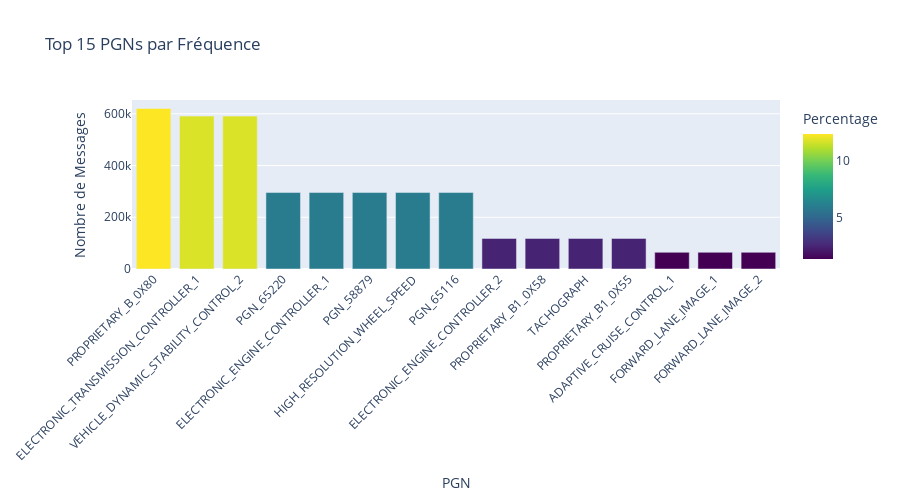

Here is the notebook cell this chart was saved with:
### Markdown cell above
---
## 6. Top PGNs - Les Plus Fréquents

### But
Identifier les PGNs qui dominent le trafic CAN et analyser leur distribution.

### Pourquoi c'est important
- Les PGNs fréquents sont généralement les plus critiques pour le fonctionnement du véhicule
- La distribution de Pareto (80/20) est souvent observée: 20% des PGNs génèrent 80% du trafic
- Permet de prioriser les analyses et la détection d'anomalies

### Statistiques Calculées
- **Moyenne**: Nombre moyen d'occurrences par PGN
- **Médiane**: Valeur centrale (50% des PGNs ont moins d'occurrences)
- **Écart-type**: Mesure de la variabilité

### Code cell
# Top 20 PGNs les plus fréquents
top_pgns = stats['pgn_counts'].most_common(20)

df_pgns = pd.DataFrame(top_pgns, columns=['PGN', 'Count'])
df_pgns['Percentage'] = 100 * df_pgns['Count'] / stats['total_messages']
df_pgns['PGN_name'] = df_pgns['PGN'].apply(lambda x: get_pgn_display_name(x, PGN_NAME_MAPPING))
df_pgns['Cumulative_pct'] = df_pgns['Percentage'].cumsum()

print(f"RÉSULTATS - Top 20 PGNs les Plus Fréquents")
print(f"{'='*60}")
display(df_pgns[['PGN_name', 'PGN', 'Count', 'Percentage', 'Cumulative_pct']])

# Visualisation
fig = px.bar(df_pgns.head(15), x='PGN_name', y='Count',
             title='Top 15 PGNs par Fréquence',
             labels={'PGN_name': 'PGN', 'Count': 'Nombre de Messages'},
             color='Percentage',
             color_continuous_scale='Viridis')
fig.update_layout(xaxis_tickangle=-45, height=500)
fig.show()

# Statistiques de distribution
pgn_counts_values = list(stats['pgn_counts'].values())
print(f"\nStatistiques de Distribution des PGNs")
print(f"{'='*60}")
print(f"Moyenne d'occurrences: {np.mean(pgn_counts_values):,.2f}")
print(f"Médiane: {np.median(pgn_counts_values):,.2f}")
print(f"Écart-type: {np.std(pgn_counts_values):,.2f}")
print(f"Minimum: {np.min(pgn_counts_values):,}")
print(f"Maximum: {np.max(pgn_counts_values):,}")

# Règle 80/20
top_20pct_count = int(len(stats['pgn_counts']) * 0.2)
top_20pct_pgns = stats['pgn_counts'].most_common(top_20pct_count)
top_20pct_msgs = sum(count for _, count in top_20pct_pgns)
top_20pct_proportion = 100 * top_20pct_msgs / stats['total_messages']

print(f"\nRègle de Pareto (80/20)")
print(f"Les 20% PGNs les plus fréquents ({top_20pct_count} PGNs) représentent {top_20pct_proportion:.1f}% du trafic")

### Figure 1 — Plotly figure (JSON) as saved in the notebook; plotly's stock layout.template omitted (floating-point values rounded to 4 significant figures)
{"data": [{"hovertemplate": "PGN=%{x}<br>Nombre de Messages=%{y}<br>Percentage=%{marker.color}<extra></extra>", "legendgroup": "", "marker": {"color": [12.41, 11.82, 11.82, 5.912, 5.911, 5.911, 5.911, 5.911, 2.365, 2.365, 2.365, 2.365, 1.29, 1.29, 1.29], "coloraxis": "coloraxis", "pattern": {"shape": ""}}, "name": "", "orientation": "v", "showlegend": false, "textposition": "auto", "type": "bar", "x": ["PROPRIETARY_B_0X80", "ELECTRONIC_TRANSMISSION_CONTROLLER_1", "VEHICLE_DYNAMIC_STABILITY_CONTROL_2", "PGN_65220", "ELECTRONIC_ENGINE_CONTROLLER_1", "PGN_58879", "HIGH_RESOLUTION_WHEEL_SPEED", "PGN_65116", "ELECTRONIC_ENGINE_CONTROLLER_2", "PROPRIETARY_B1_0X58", "TACHOGRAPH", "PROPRIETARY_B1_0X55", "ADAPTIVE_CRUISE_CONTROL_1", "FORWARD_LANE_IMAGE_1", "FORWARD_LANE_IMAGE_2"], "xaxis": "x", "y": [620700, 591148, 591142, 295578, 295574, 295574, 295573, 295562, 118228, 118228, 118227, 118226, 64510, 64509, 64505], "yaxis": "y"}], "layout": {"barmode": "relative", "coloraxis": {"colorbar": {"title": {"text": "Percentage"}}, "colorscale": [[0, "#440154"], [0.1111, "#482878"], [0.2222, "#3e4989"], [0.3333, "#31688e"], [0.4444, "#26828e"], [0.5556, "#1f9e89"], [0.6667, "#35b779"], [0.7778, "#6ece58"], [0.8889, "#b5de2b"], [1, "#fde725"]]}, "height": 500, "legend": {"tracegroupgap": 0}, "title": {"text": "Top 15 PGNs par Fréquence"}, "xaxis": {"anchor": "y", "domain": [0, 1], "tickangle": -45, "title": {"text": "PGN"}}, "yaxis": {"anchor": "x", "domain": [0, 1], "title": {"text": "Nombre de Messages"}}}}
